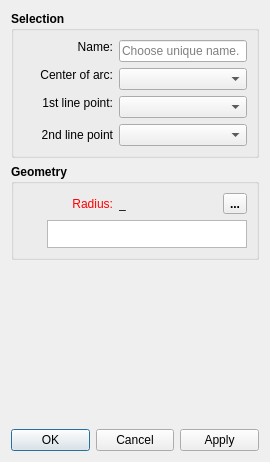
<?xml version="1.0" encoding="UTF-8"?>
<ui version="4.0">
 <class>DialogPointOfContact</class>
 <widget class="QDialog" name="DialogPointOfContact">
  <property name="geometry">
   <rect>
    <x>0</x>
    <y>0</y>
    <width>270</width>
    <height>462</height>
   </rect>
  </property>
  <property name="minimumSize">
   <size>
    <width>270</width>
    <height>0</height>
   </size>
  </property>
  <property name="windowTitle">
   <string>Point - Intersect Arc and Line</string>
  </property>
  <property name="windowIcon">
   <iconset resource="../../../vmisc/share/resources/icon.qrc">
    <normaloff>:/icon/64x64/icon64x64.png</normaloff>:/icon/64x64/icon64x64.png</iconset>
  </property>
  <property name="locale">
   <locale language="English" country="UnitedStates"/>
  </property>
  <layout class="QVBoxLayout" name="verticalLayout_3">
   <item>
    <widget class="QGroupBox" name="selection_GroupBox">
     <property name="sizePolicy">
      <sizepolicy hsizetype="Expanding" vsizetype="Preferred">
       <horstretch>0</horstretch>
       <verstretch>0</verstretch>
      </sizepolicy>
     </property>
     <property name="font">
      <font>
       <pointsize>9</pointsize>
       <bold>true</bold>
      </font>
     </property>
     <property name="title">
      <string>Selection</string>
     </property>
     <layout class="QVBoxLayout" name="verticalLayout">
      <item>
       <layout class="QFormLayout" name="formLayout">
        <property name="fieldGrowthPolicy">
         <enum>QFormLayout::ExpandingFieldsGrow</enum>
        </property>
        <property name="labelAlignment">
         <set>Qt::AlignRight|Qt::AlignTrailing|Qt::AlignVCenter</set>
        </property>
        <item row="0" column="0">
         <widget class="QLabel" name="labelEditNamePoint">
          <property name="sizePolicy">
           <sizepolicy hsizetype="Fixed" vsizetype="Fixed">
            <horstretch>0</horstretch>
            <verstretch>0</verstretch>
           </sizepolicy>
          </property>
          <property name="minimumSize">
           <size>
            <width>90</width>
            <height>0</height>
           </size>
          </property>
          <property name="font">
           <font>
            <pointsize>9</pointsize>
            <bold>false</bold>
           </font>
          </property>
          <property name="text">
           <string>Name:</string>
          </property>
          <property name="alignment">
           <set>Qt::AlignRight|Qt::AlignTrailing|Qt::AlignVCenter</set>
          </property>
         </widget>
        </item>
        <item row="0" column="1">
         <widget class="QLineEdit" name="lineEditNamePoint">
          <property name="minimumSize">
           <size>
            <width>80</width>
            <height>0</height>
           </size>
          </property>
          <property name="maximumSize">
           <size>
            <width>16777215</width>
            <height>16777215</height>
           </size>
          </property>
          <property name="font">
           <font>
            <pointsize>9</pointsize>
            <bold>false</bold>
           </font>
          </property>
          <property name="toolTip">
           <string>Unique name</string>
          </property>
          <property name="placeholderText">
           <string>Choose unique name.</string>
          </property>
         </widget>
        </item>
        <item row="1" column="0">
         <widget class="QLabel" name="labelArcCenter">
          <property name="sizePolicy">
           <sizepolicy hsizetype="Expanding" vsizetype="Fixed">
            <horstretch>0</horstretch>
            <verstretch>0</verstretch>
           </sizepolicy>
          </property>
          <property name="minimumSize">
           <size>
            <width>90</width>
            <height>0</height>
           </size>
          </property>
          <property name="font">
           <font>
            <pointsize>9</pointsize>
            <bold>false</bold>
           </font>
          </property>
          <property name="text">
           <string>Center of arc:</string>
          </property>
          <property name="alignment">
           <set>Qt::AlignRight|Qt::AlignTrailing|Qt::AlignVCenter</set>
          </property>
         </widget>
        </item>
        <item row="1" column="1">
         <widget class="QComboBox" name="comboBoxCenter">
          <property name="sizePolicy">
           <sizepolicy hsizetype="Expanding" vsizetype="Fixed">
            <horstretch>0</horstretch>
            <verstretch>0</verstretch>
           </sizepolicy>
          </property>
          <property name="minimumSize">
           <size>
            <width>80</width>
            <height>0</height>
           </size>
          </property>
          <property name="maximumSize">
           <size>
            <width>16777215</width>
            <height>16777215</height>
           </size>
          </property>
          <property name="font">
           <font>
            <pointsize>9</pointsize>
            <bold>false</bold>
           </font>
          </property>
         </widget>
        </item>
        <item row="2" column="0">
         <widget class="QLabel" name="labelFirstPoint">
          <property name="sizePolicy">
           <sizepolicy hsizetype="Expanding" vsizetype="Fixed">
            <horstretch>0</horstretch>
            <verstretch>0</verstretch>
           </sizepolicy>
          </property>
          <property name="minimumSize">
           <size>
            <width>90</width>
            <height>0</height>
           </size>
          </property>
          <property name="font">
           <font>
            <pointsize>9</pointsize>
            <bold>false</bold>
           </font>
          </property>
          <property name="text">
           <string>1st line point:</string>
          </property>
          <property name="alignment">
           <set>Qt::AlignRight|Qt::AlignTrailing|Qt::AlignVCenter</set>
          </property>
         </widget>
        </item>
        <item row="2" column="1">
         <widget class="QComboBox" name="comboBoxFirstPoint">
          <property name="sizePolicy">
           <sizepolicy hsizetype="Expanding" vsizetype="Fixed">
            <horstretch>0</horstretch>
            <verstretch>0</verstretch>
           </sizepolicy>
          </property>
          <property name="minimumSize">
           <size>
            <width>80</width>
            <height>0</height>
           </size>
          </property>
          <property name="maximumSize">
           <size>
            <width>16777215</width>
            <height>16777215</height>
           </size>
          </property>
          <property name="font">
           <font>
            <pointsize>9</pointsize>
            <bold>false</bold>
           </font>
          </property>
         </widget>
        </item>
        <item row="3" column="0">
         <widget class="QLabel" name="labelSecondPoint">
          <property name="sizePolicy">
           <sizepolicy hsizetype="Expanding" vsizetype="Preferred">
            <horstretch>0</horstretch>
            <verstretch>0</verstretch>
           </sizepolicy>
          </property>
          <property name="minimumSize">
           <size>
            <width>90</width>
            <height>0</height>
           </size>
          </property>
          <property name="font">
           <font>
            <pointsize>9</pointsize>
            <bold>false</bold>
           </font>
          </property>
          <property name="text">
           <string>2nd line point</string>
          </property>
          <property name="alignment">
           <set>Qt::AlignRight|Qt::AlignTrailing|Qt::AlignVCenter</set>
          </property>
         </widget>
        </item>
        <item row="3" column="1">
         <widget class="QComboBox" name="comboBoxSecondPoint">
          <property name="sizePolicy">
           <sizepolicy hsizetype="Expanding" vsizetype="Fixed">
            <horstretch>0</horstretch>
            <verstretch>0</verstretch>
           </sizepolicy>
          </property>
          <property name="minimumSize">
           <size>
            <width>80</width>
            <height>0</height>
           </size>
          </property>
          <property name="maximumSize">
           <size>
            <width>16777215</width>
            <height>16777215</height>
           </size>
          </property>
          <property name="font">
           <font>
            <pointsize>9</pointsize>
            <bold>false</bold>
           </font>
          </property>
          <property name="iconSize">
           <size>
            <width>80</width>
            <height>14</height>
           </size>
          </property>
         </widget>
        </item>
       </layout>
      </item>
     </layout>
    </widget>
   </item>
   <item>
    <widget class="QGroupBox" name="geometry_GroupBox">
     <property name="sizePolicy">
      <sizepolicy hsizetype="Expanding" vsizetype="Preferred">
       <horstretch>0</horstretch>
       <verstretch>0</verstretch>
      </sizepolicy>
     </property>
     <property name="font">
      <font>
       <pointsize>9</pointsize>
       <bold>true</bold>
      </font>
     </property>
     <property name="title">
      <string>Geometry</string>
     </property>
     <layout class="QVBoxLayout" name="verticalLayout_2">
      <item>
       <layout class="QHBoxLayout" name="horizontalLayout_2">
        <item alignment="Qt::AlignLeft">
         <widget class="QLabel" name="labelEditFormula">
          <property name="sizePolicy">
           <sizepolicy hsizetype="Fixed" vsizetype="Preferred">
            <horstretch>0</horstretch>
            <verstretch>0</verstretch>
           </sizepolicy>
          </property>
          <property name="minimumSize">
           <size>
            <width>90</width>
            <height>0</height>
           </size>
          </property>
          <property name="palette">
           <palette>
            <active>
             <colorrole role="WindowText">
              <brush brushstyle="SolidPattern">
               <color alpha="255">
                <red>255</red>
                <green>0</green>
                <blue>0</blue>
               </color>
              </brush>
             </colorrole>
            </active>
            <inactive>
             <colorrole role="WindowText">
              <brush brushstyle="SolidPattern">
               <color alpha="255">
                <red>255</red>
                <green>0</green>
                <blue>0</blue>
               </color>
              </brush>
             </colorrole>
            </inactive>
            <disabled>
             <colorrole role="WindowText">
              <brush brushstyle="SolidPattern">
               <color alpha="255">
                <red>159</red>
                <green>158</green>
                <blue>158</blue>
               </color>
              </brush>
             </colorrole>
            </disabled>
           </palette>
          </property>
          <property name="font">
           <font>
            <pointsize>9</pointsize>
            <bold>false</bold>
           </font>
          </property>
          <property name="text">
           <string>Radius:</string>
          </property>
          <property name="alignment">
           <set>Qt::AlignRight|Qt::AlignTrailing|Qt::AlignVCenter</set>
          </property>
         </widget>
        </item>
        <item>
         <widget class="QLabel" name="labelResultCalculation">
          <property name="sizePolicy">
           <sizepolicy hsizetype="Fixed" vsizetype="Preferred">
            <horstretch>0</horstretch>
            <verstretch>0</verstretch>
           </sizepolicy>
          </property>
          <property name="minimumSize">
           <size>
            <width>85</width>
            <height>0</height>
           </size>
          </property>
          <property name="font">
           <font>
            <pointsize>9</pointsize>
            <bold>false</bold>
           </font>
          </property>
          <property name="toolTip">
           <string>Value</string>
          </property>
          <property name="text">
           <string notr="true">_</string>
          </property>
         </widget>
        </item>
        <item>
         <spacer name="horizontalSpacer">
          <property name="orientation">
           <enum>Qt::Horizontal</enum>
          </property>
          <property name="sizeHint" stdset="0">
           <size>
            <width>40</width>
            <height>20</height>
           </size>
          </property>
         </spacer>
        </item>
        <item alignment="Qt::AlignRight">
         <widget class="QToolButton" name="toolButtonExprRadius">
          <property name="toolTip">
           <string>Formula wizard</string>
          </property>
          <property name="text">
           <string notr="true">...</string>
          </property>
          <property name="icon">
           <iconset resource="../../../vmisc/share/resources/icon.qrc">
            <normaloff>:/icon/24x24/fx.png</normaloff>:/icon/24x24/fx.png</iconset>
          </property>
          <property name="iconSize">
           <size>
            <width>24</width>
            <height>24</height>
           </size>
          </property>
         </widget>
        </item>
       </layout>
      </item>
      <item>
       <layout class="QHBoxLayout" name="horizontalLayout_formula">
        <item>
         <widget class="QPushButton" name="pushButtonGrowLength">
          <property name="maximumSize">
           <size>
            <width>18</width>
            <height>18</height>
           </size>
          </property>
          <property name="sizeIncrement">
           <size>
            <width>0</width>
            <height>0</height>
           </size>
          </property>
          <property name="toolTip">
           <string>&lt;html&gt;&lt;head/&gt;&lt;body&gt;&lt;p&gt;Show full calculation in message box&lt;/p&gt;&lt;/body&gt;&lt;/html&gt;</string>
          </property>
          <property name="text">
           <string notr="true"/>
          </property>
          <property name="icon">
           <iconset theme="go-down">
            <normaloff>.</normaloff>.</iconset>
          </property>
          <property name="iconSize">
           <size>
            <width>16</width>
            <height>16</height>
           </size>
          </property>
          <property name="flat">
           <bool>true</bool>
          </property>
         </widget>
        </item>
        <item>
         <widget class="QPlainTextEdit" name="plainTextEditFormula">
          <property name="sizePolicy">
           <sizepolicy hsizetype="Expanding" vsizetype="Preferred">
            <horstretch>0</horstretch>
            <verstretch>0</verstretch>
           </sizepolicy>
          </property>
          <property name="maximumSize">
           <size>
            <width>16777215</width>
            <height>28</height>
           </size>
          </property>
          <property name="toolTip">
           <string>Calculation</string>
          </property>
          <property name="tabChangesFocus">
           <bool>true</bool>
          </property>
         </widget>
        </item>
       </layout>
      </item>
     </layout>
    </widget>
   </item>
   <item>
    <spacer name="verticalSpacer">
     <property name="orientation">
      <enum>Qt::Vertical</enum>
     </property>
     <property name="sizeHint" stdset="0">
      <size>
       <width>20</width>
       <height>40</height>
      </size>
     </property>
    </spacer>
   </item>
   <item>
    <widget class="QDialogButtonBox" name="buttonBox">
     <property name="orientation">
      <enum>Qt::Horizontal</enum>
     </property>
     <property name="standardButtons">
      <set>QDialogButtonBox::Apply|QDialogButtonBox::Cancel|QDialogButtonBox::Ok</set>
     </property>
    </widget>
   </item>
  </layout>
 </widget>
 <tabstops>
  <tabstop>plainTextEditFormula</tabstop>
  <tabstop>lineEditNamePoint</tabstop>
  <tabstop>comboBoxCenter</tabstop>
  <tabstop>comboBoxFirstPoint</tabstop>
  <tabstop>comboBoxSecondPoint</tabstop>
  <tabstop>buttonBox</tabstop>
 </tabstops>
 <resources>
  <include location="../../../vmisc/share/resources/icon.qrc"/>
 </resources>
 <connections>
  <connection>
   <sender>buttonBox</sender>
   <signal>accepted()</signal>
   <receiver>DialogPointOfContact</receiver>
   <slot>accept()</slot>
   <hints>
    <hint type="sourcelabel">
     <x>248</x>
     <y>254</y>
    </hint>
    <hint type="destinationlabel">
     <x>157</x>
     <y>274</y>
    </hint>
   </hints>
  </connection>
  <connection>
   <sender>buttonBox</sender>
   <signal>rejected()</signal>
   <receiver>DialogPointOfContact</receiver>
   <slot>reject()</slot>
   <hints>
    <hint type="sourcelabel">
     <x>316</x>
     <y>260</y>
    </hint>
    <hint type="destinationlabel">
     <x>286</x>
     <y>274</y>
    </hint>
   </hints>
  </connection>
 </connections>
</ui>
